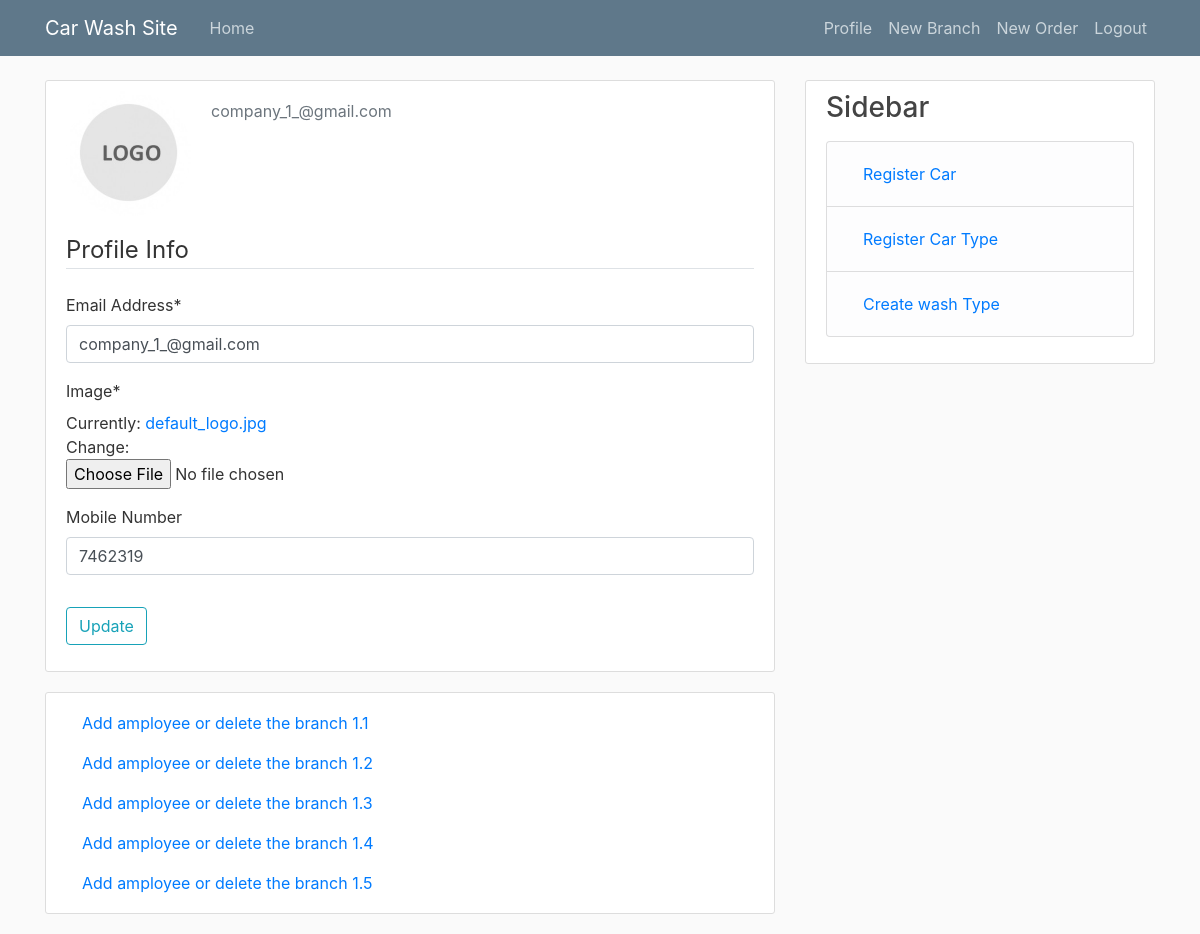
The page /company/profile/ (signed in) on the database as committed earlier.
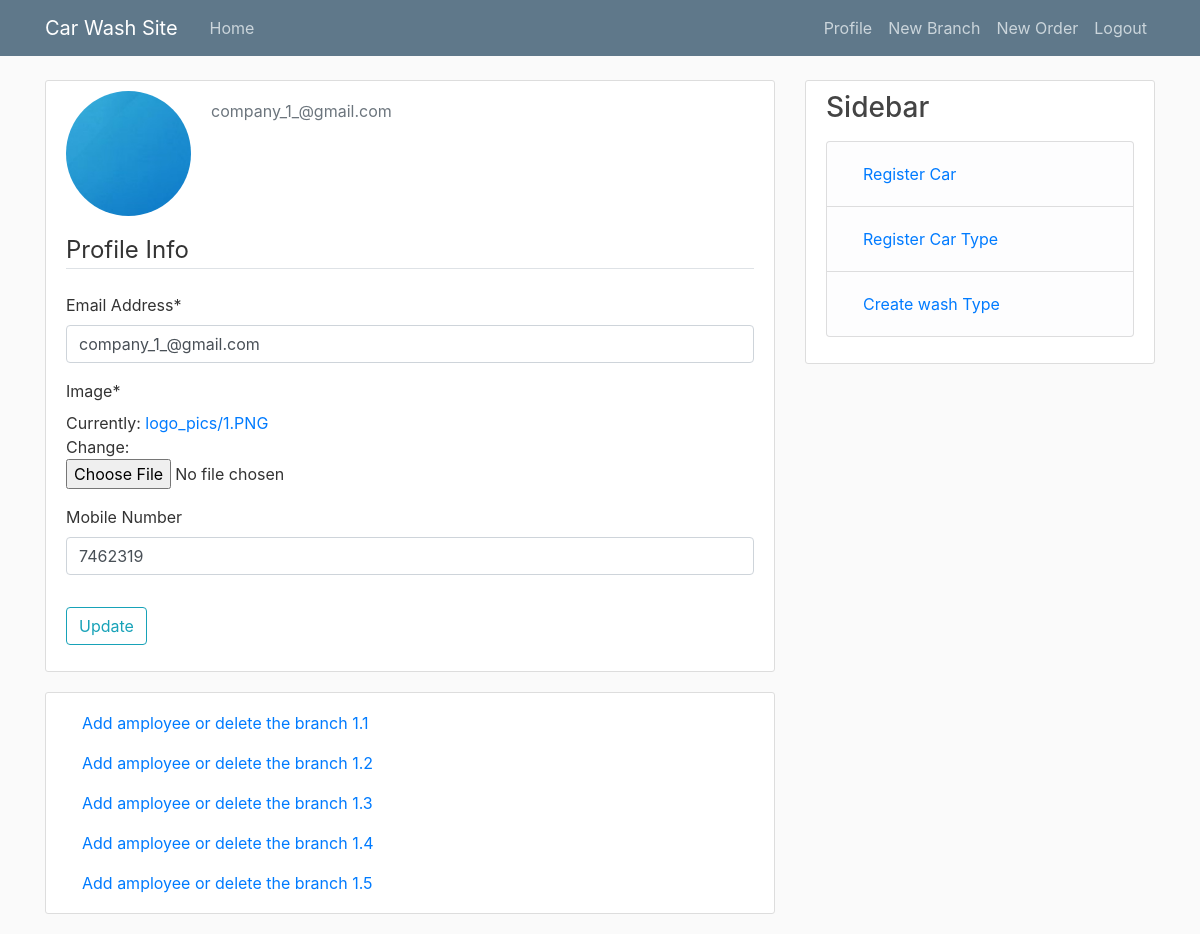
The same page on the database as committed later.
### user/models.py (models this page shows, shortened)
class User(AbstractUser):
    username = None
    email = models.EmailField(_('Email Address'), unique=True)
    class Status(IntegerChoices):
        company = 1, _("Company")
        employee = 2, _("Employee")
    status = models.PositiveSmallIntegerField(choices=Status.choices, default=Status.company)
    objects = UserManager()
    USERNAME_FIELD = 'email'
    REQUIRED_FIELDS = []

### car_wash_app/models.py (models this page shows, shortened)
class CompanyProfile(models.Model):
    company = models.OneToOneField(
        User,
        on_delete=models.CASCADE,
        verbose_name=_("Company"),
        related_name="company",
    )
    name = models.CharField(max_length=100, verbose_name=_("Company Name"), null=True, blank=True)
    image = models.ImageField(default="default_logo.jpg", upload_to="logo_pics", verbose_name=_("Image"))
    mobile_number = models.CharField(
        max_length=20,
        verbose_name=_("Mobile Number"),
        null=True,
        blank=True,
    )

### car_wash_app/views.py (the view, shortened to what this page needs)
# urls.py: path("company/profile/", user_views.profile, name="profile"),
@login_required
def profile(request: WSGIRequest) -> HttpResponse:
    company = request.user.company
    branches = company.branch.all()
    user_update_form = UserUpdateForm(instance=request.user)
    profile_update_form = ProfileUpdateForm(instance=request.user.company)
    context = {
        "user_update_form": user_update_form,
        "profile_update_form": profile_update_form,
        "branches": branches,
    }
    return render(request, "car_wash_app/profile.html", context)

### car_wash_app/forms.py
class UserUpdateForm(forms.ModelForm):
    class Meta:
        model = User
        fields = ["email"]

class ProfileUpdateForm(forms.ModelForm):
    class Meta:
        model = CompanyProfile
        fields = ["image", "mobile_number"]

### car_wash_app/templates/car_wash_app/profile.html (shortened to what this page needs)
{% extends "car_wash_app/base.html" %}
{% load crispy_forms_tags %}
{% block content %}
  <div class="content-section">
    <div class="media">
      <img class="rounded-circle account-img" src="{{user.company.image.url}}">
      <div class="media-body">
        <p class="text-secondary">{{ user.email }}</p>
      </div>
    </div>
    <form method = "POST", enctype="multipart/form-data">
      <fieldset class = "form-group">
          <legend class = "border-bottom mb-4"> Profile Info</legend>
          {{user_update_form|crispy}}
          {{profile_update_form|crispy}}
      </fieldset>
      <div class = "form-group">
          <button class = "btn btn-outline-info" type = "submit"> Update </button>
      </div>
    </form>
  </div>
  <div class="content-section">
    {% for branch in branches %}
     <a class="nav-item nav-link" href="{% url 'employee-register' branch.id %}"> Add amployee or delete the {{branch.title}}</a>
    {% endfor %}
  </div>
{% endblock content%}

Rows that differ between the two databases and show on the page:
changed User "company_1_@gmail.com": company.image: picture added in place of a placeholder
Other text that changed with them:
text no longer shown: "Image * Currently: default_logo.jpg Change: Mobile Number"
text now shown: "Image * Currently: logo_pics/1.PNG Change: Mobile Number"
